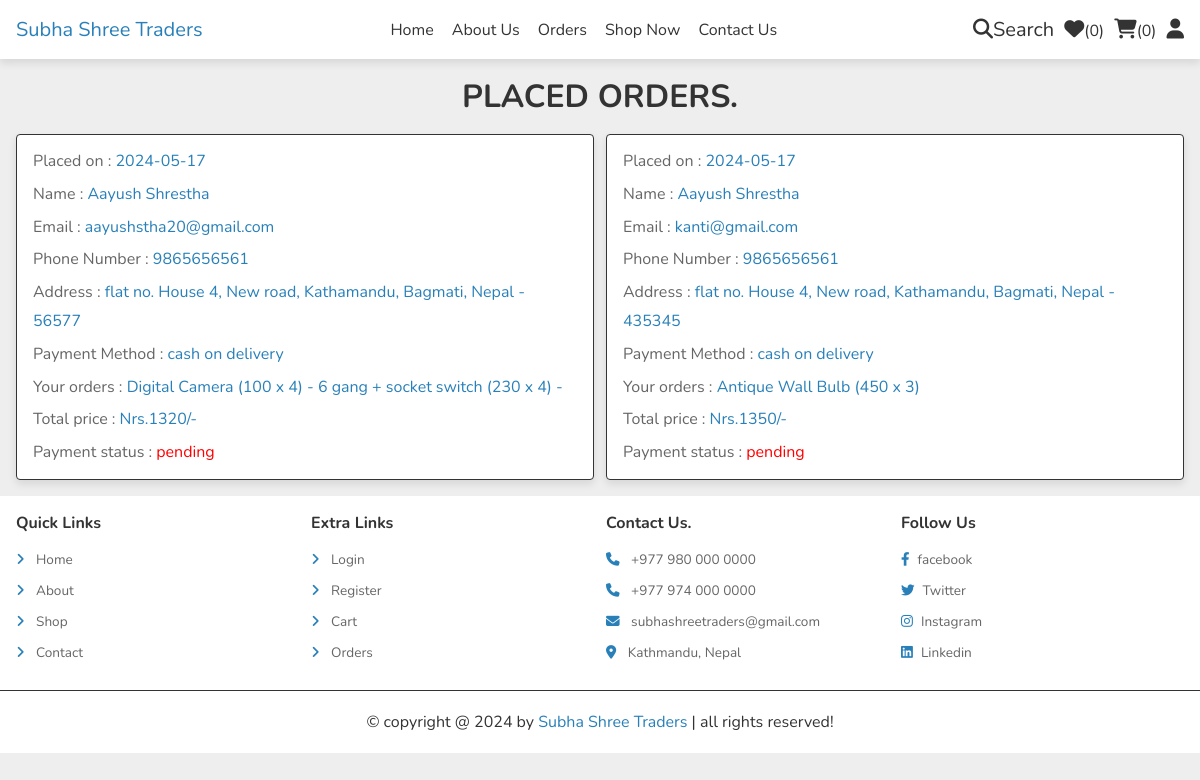
Screenshot of /orders.php (signed in) with the database file from the repository.
### tables this page shows
CREATE TABLE `orders` (
  `id` int(100) NOT NULL,
  `user_id` int(100) NOT NULL,
  `name` varchar(20) NOT NULL,
  `number` varchar(10) NOT NULL,
  `email` varchar(50) NOT NULL,
  `method` varchar(50) NOT NULL,
  `address` varchar(500) NOT NULL,
  `total_products` varchar(1000) NOT NULL,
  `total_price` int(100) NOT NULL,
  `placed_on` date NOT NULL DEFAULT current_timestamp(),
  `payment_status` varchar(20) NOT NULL DEFAULT 'pending'
);

### orders.php (the view, shortened to what this page needs)
<?php
include 'components/connect.php';
if(isset($_SESSION['user_id'])){
   $user_id = $_SESSION['user_id'];
}else{
   $user_id = '';
};
?>
<!DOCTYPE html>
<html lang="en">
<head>
   <link rel="stylesheet" href="https://cdnjs.cloudflare.com/ajax/libs/font-awesome/6.1.1/css/all.min.css">
   <link rel="stylesheet" href="css/style.css">
</head>
<body>
<?php include 'components/user_header.php'; ?>
<section class="orders">
   <h1 class="heading">Placed Orders.</h1>
   <div class="box-container">
   <?php
      if($user_id == ''){
         echo '<p class="empty">please login to see your orders</p>';
      }else{
         $select_orders = $conn->prepare("SELECT * FROM `orders` WHERE user_id = ?");
         $select_orders->execute([$user_id]);
         if($select_orders->rowCount() > 0){
            while($fetch_orders = $select_orders->fetch(PDO::FETCH_ASSOC)){
   ?>
   <div class="box">
      <p>Placed on : <span><?= $fetch_orders['placed_on']; ?></span></p>
      <p>Name : <span><?= $fetch_orders['name']; ?></span></p>
      <p>Email : <span><?= $fetch_orders['email']; ?></span></p>
      <p>Phone Number : <span><?= $fetch_orders['number']; ?></span></p>
      <p>Address : <span><?= $fetch_orders['address']; ?></span></p>
      <p>Payment Method : <span><?= $fetch_orders['method']; ?></span></p>
      <p>Your orders : <span><?= $fetch_orders['total_products']; ?></span></p>
      <p>Total price : <span>Nrs.<?= $fetch_orders['total_price']; ?>/-</span></p>
      <p> Payment status : <span style="color:<?php if($fetch_orders['payment_status'] == 'pending'){ echo 'red'; }else{ echo 'green'; }; ?>"><?= $fetch_orders['payment_status']; ?></span> </p>
   </div>
   <?php
      }
      }else{
         echo '<p class="empty">no orders placed yet!</p>';
      }
      }
   ?>
   </div>
</section>
<?php include 'components/footer.php'; ?>
</body>
</html>

### css/style.css (style rules this page uses)
:root { --main-color:#2980b9; --orange:#f39c12; --red:#e74c3c; --black:#333; --white:#fff; --light-color:#666; --light-bg:#eee; --border:.2rem solid var(--black); --box-shadow:0 .5rem 1rem rgba(0,0,0,.1); }
* { font-family: 'Nunito', sans-serif; margin:0; padding:0; box-sizing: border-box; outline: none; border:none; text-decoration: none; }
html { font-size: 50%; overflow-x: hidden; }
body { background-color: var(--light-bg); }
section { padding:2rem; max-width: 1200px; margin:0 auto; }
.heading { font-size: 4rem; color:var(--black); margin-bottom: 2rem; text-align: center; text-transform: uppercase; }
.orders .box-container { display: flex; flex-wrap: wrap; gap:1.5rem; align-items: flex-start; }
.orders .box-container .box { padding:1rem 2rem; flex:1 1 40rem; border:var(--border); background-color: var(--white); box-shadow: var(--box-shadow); border-radius: .5rem; }
.orders .box-container .box p { margin:.5rem 0; line-height: 1.8; font-size: 2rem; color:var(--light-color); }
.orders .box-container .box p span { color:var(--main-color); }

### rows the page displays
orders: placed_on "2024-05-17", name "Aayush Shrestha", email "aayushstha20@gmail.com", number "9865656561", address "flat no. House 4, New road, Kathamandu, Bagmati, Nepal - 56577", method "cash on delivery", total_products "Digital Camera (100 x 4) - 6 gang + socket switch (230 x 4) -", total_price "1320", payment_status "pending"
orders: placed_on "2024-05-17", name "Aayush Shrestha", email "kanti@gmail.com", number "9865656561", address "flat no. House 4, New road, Kathamandu, Bagmati, Nepal - 435345", method "cash on delivery", total_products "Antique Wall Bulb (450 x 3)", total_price "1350", payment_status "pending"

### other values shown
$total_wishlist_counts "0"
$total_cart_counts "0"
